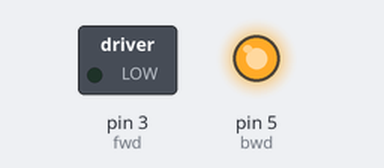
Bench run of a sketch on a simulated Arduino Uno, built with avr-gcc and run on an emulated ATmega328P. On the bench: switched loads named in the sketch (green lamp = pin HIGH), output pins drawn as LEDs (lit = HIGH).

Above: at 0.1 s.
Timing chart, 0 to 1.6 s (numbered marks = the images above):
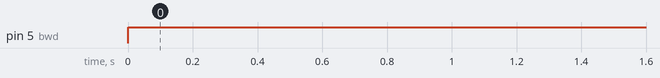

Measured:
- by itself, pin 5 (bwd): LOW → HIGH at 0.00 s

The sketch:

h_mustek.ino
```cpp
int fwd = 3;
int bwd = 5;
//int motorspeed = 6;

void setup()
{
  Serial.begin(9600);
  pinMode(fwd, OUTPUT);
  pinMode(bwd, OUTPUT);
  //pinMode(motorspeed, OUTPUT);
  // put your setup code here, to run once:
}

void loop() {

  analogWrite(fwd, 0);
  analogWrite(bwd, 255);
 /* digitalWrite(fwd, LOW);
  digitalWrite(bwd, HIGH);

  delay (500);

  digitalWrite(fwd, LOW);
  digitalWrite(bwd, LOW);

  delay(500);

  digitalWrite(fwd, HIGH);
  digitalWrite(bwd, LOW);

  delay(500);

  digitalWrite(fwd, LOW);
  digitalWrite(bwd, LOW);

  delay(500);
  // put your main code here, to run repeatedly:
*/
}
```
